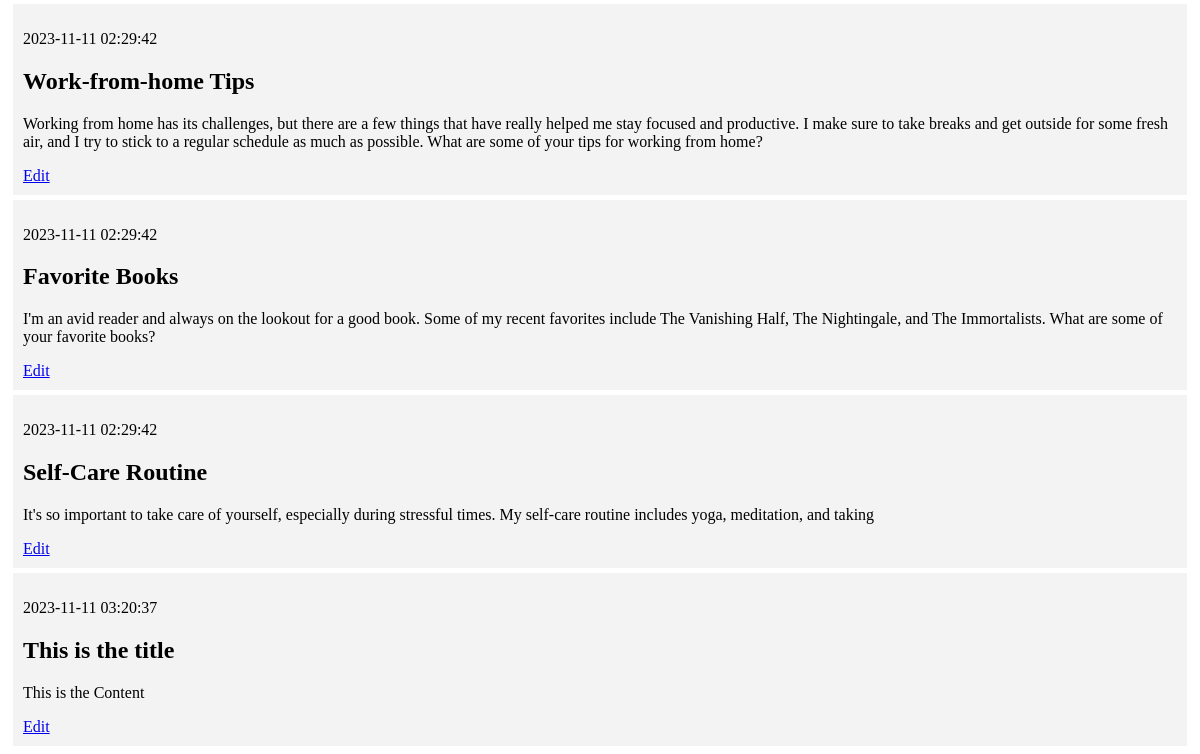
Before: / (lower part) with the older database file.
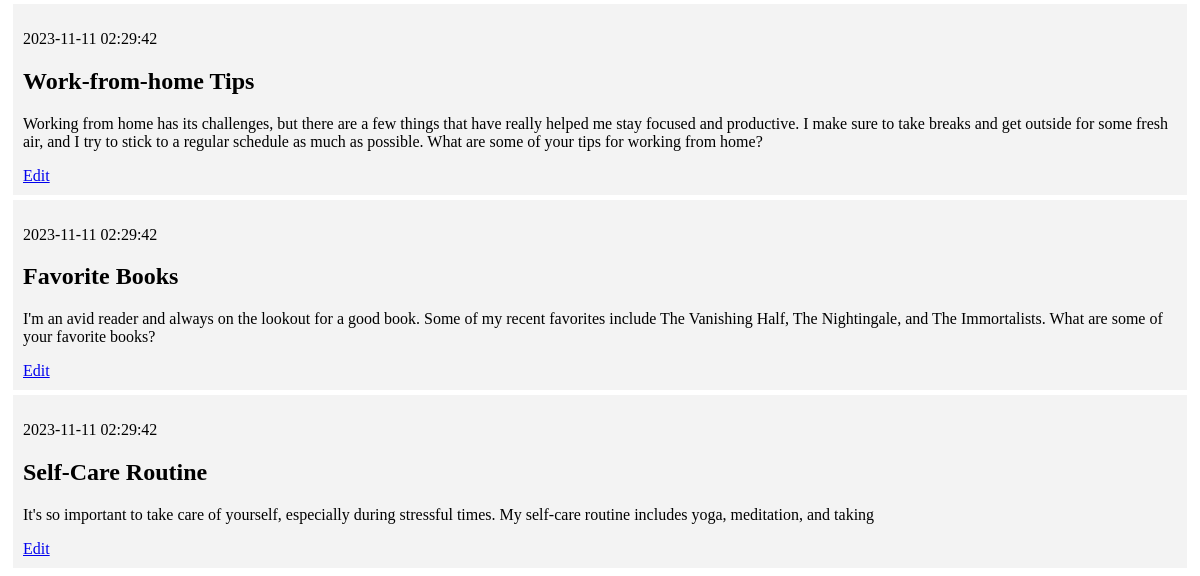
After: the same page with the newer database file.
### tables this page shows
CREATE TABLE posts (
    id INTEGER PRIMARY KEY AUTOINCREMENT,
    created TIMESTAMP NOT NULL DEFAULT CURRENT_TIMESTAMP,
    title TEXT NOT NULL,
    content TEXT NOT NULL
);

### app.py (the view)
@app.route('/')
def index():
    conn = get_db_connection()
    query = 'SELECT * FROM posts'
    posts = conn.execute(query).fetchall()
    conn.close()
    return render_template('index.html', posts=posts)

### app.py (called while the page is built)
def get_db_connection():
    conn = sqlite3.connect('database.db')
    conn.row_factory = sqlite3.Row
    return conn

### templates/index.html (shortened to what this page needs)
{% extends 'base.html' %}
{% block content %}
    {% for post in posts %}
        <div class="post">
            <p> {{ post['created'] }}</p>
            <h2>{{ post['title'] }}</h2>
            <p> {{ post['content'] }}</p>
            <a href="{{ url_for('edit', id=post['id']) }}">Edit</a>
        </div>
    {% endfor %}
{% endblock %}

### templates/base.html (shortened to what this page needs)
<!DOCTYPE html>
<html lang="en">
<head>
</head>
<body>
    <div class="content">
        {% block content %} {% endblock %}
    </div>
</body>
</html>

### templates/base.html (style rules this page uses)
.post { padding: 10px; margin: 5px; background-color: #f3f3f3 }

Changed rows visible on the page:
removed posts: created "2023-11-11 03:20:37", title "This is the title", content "This is the Content"
